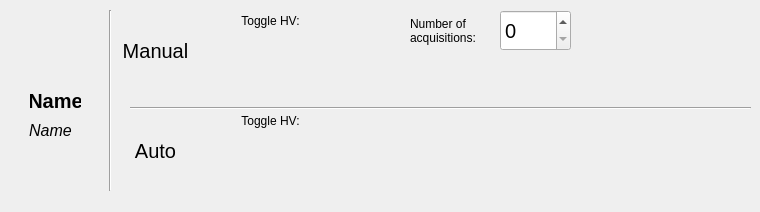
<?xml version="1.0" encoding="UTF-8"?>
<ui version="4.0">
 <class>MainWindow</class>
 <widget class="QMainWindow" name="MainWindow">
  <property name="geometry">
   <rect>
    <x>0</x>
    <y>0</y>
    <width>760</width>
    <height>212</height>
   </rect>
  </property>
  <property name="windowTitle">
   <string>SBND Purity Monitor DAQ</string>
  </property>
  <widget class="QWidget" name="centralwidget">
   <widget class="Toggle" name="_hv_toggle" native="true">
    <property name="geometry">
     <rect>
      <x>210</x>
      <y>40</y>
      <width>131</width>
      <height>41</height>
     </rect>
    </property>
   </widget>
   <widget class="QLabel" name="_hv_toggle_label">
    <property name="geometry">
     <rect>
      <x>220</x>
      <y>10</y>
      <width>101</width>
      <height>21</height>
     </rect>
    </property>
    <property name="text">
     <string>Toggle HV:</string>
    </property>
    <property name="alignment">
     <set>Qt::AlignCenter</set>
    </property>
   </widget>
   <widget class="QLabel" name="_n_acquisitions_label">
    <property name="geometry">
     <rect>
      <x>410</x>
      <y>10</y>
      <width>101</width>
      <height>41</height>
     </rect>
    </property>
    <property name="text">
     <string>Number of
acquisitions:</string>
    </property>
   </widget>
   <widget class="QLabel" name="_name_label">
    <property name="geometry">
     <rect>
      <x>30</x>
      <y>90</y>
      <width>51</width>
      <height>21</height>
     </rect>
    </property>
    <property name="font">
     <font>
      <pointsize>15</pointsize>
      <weight>75</weight>
      <bold>true</bold>
     </font>
    </property>
    <property name="text">
     <string>Name</string>
    </property>
    <property name="alignment">
     <set>Qt::AlignCenter</set>
    </property>
   </widget>
   <widget class="QLabel" name="_description_label">
    <property name="geometry">
     <rect>
      <x>10</x>
      <y>120</y>
      <width>81</width>
      <height>21</height>
     </rect>
    </property>
    <property name="font">
     <font>
      <pointsize>12</pointsize>
      <weight>50</weight>
      <italic>true</italic>
      <bold>false</bold>
     </font>
    </property>
    <property name="text">
     <string>Name</string>
    </property>
    <property name="alignment">
     <set>Qt::AlignCenter</set>
    </property>
   </widget>
   <widget class="Line" name="line">
    <property name="geometry">
     <rect>
      <x>100</x>
      <y>10</y>
      <width>20</width>
      <height>181</height>
     </rect>
    </property>
    <property name="orientation">
     <enum>Qt::Vertical</enum>
    </property>
   </widget>
   <widget class="Line" name="line_2">
    <property name="geometry">
     <rect>
      <x>130</x>
      <y>100</y>
      <width>621</width>
      <height>16</height>
     </rect>
    </property>
    <property name="orientation">
     <enum>Qt::Horizontal</enum>
    </property>
   </widget>
   <widget class="QLabel" name="_manual_label">
    <property name="geometry">
     <rect>
      <x>120</x>
      <y>40</y>
      <width>71</width>
      <height>21</height>
     </rect>
    </property>
    <property name="font">
     <font>
      <pointsize>15</pointsize>
      <weight>50</weight>
      <bold>false</bold>
     </font>
    </property>
    <property name="text">
     <string>Manual</string>
    </property>
    <property name="alignment">
     <set>Qt::AlignCenter</set>
    </property>
   </widget>
   <widget class="QLabel" name="_auto_label">
    <property name="geometry">
     <rect>
      <x>120</x>
      <y>140</y>
      <width>71</width>
      <height>21</height>
     </rect>
    </property>
    <property name="font">
     <font>
      <pointsize>15</pointsize>
      <weight>50</weight>
      <bold>false</bold>
     </font>
    </property>
    <property name="text">
     <string>Auto</string>
    </property>
    <property name="alignment">
     <set>Qt::AlignCenter</set>
    </property>
   </widget>
   <widget class="QSpinBox" name="_n_acquisitions_spinbox">
    <property name="geometry">
     <rect>
      <x>500</x>
      <y>10</y>
      <width>71</width>
      <height>41</height>
     </rect>
    </property>
    <property name="font">
     <font>
      <pointsize>15</pointsize>
     </font>
    </property>
   </widget>
   <widget class="Toggle" name="_hv_toggle_2" native="true">
    <property name="geometry">
     <rect>
      <x>210</x>
      <y>140</y>
      <width>131</width>
      <height>41</height>
     </rect>
    </property>
   </widget>
   <widget class="QLabel" name="_hv_toggle_label_2">
    <property name="geometry">
     <rect>
      <x>220</x>
      <y>110</y>
      <width>101</width>
      <height>21</height>
     </rect>
    </property>
    <property name="text">
     <string>Toggle HV:</string>
    </property>
    <property name="alignment">
     <set>Qt::AlignCenter</set>
    </property>
   </widget>
  </widget>
  <action name="actionShow_Logs">
   <property name="text">
    <string>Show Logs</string>
   </property>
  </action>
 </widget>
 <customwidgets>
  <customwidget>
   <class>Toggle</class>
   <extends>QWidget</extends>
   <header>sbndprmdaq.tools/toggle</header>
   <container>1</container>
  </customwidget>
 </customwidgets>
 <resources/>
 <connections/>
</ui>
